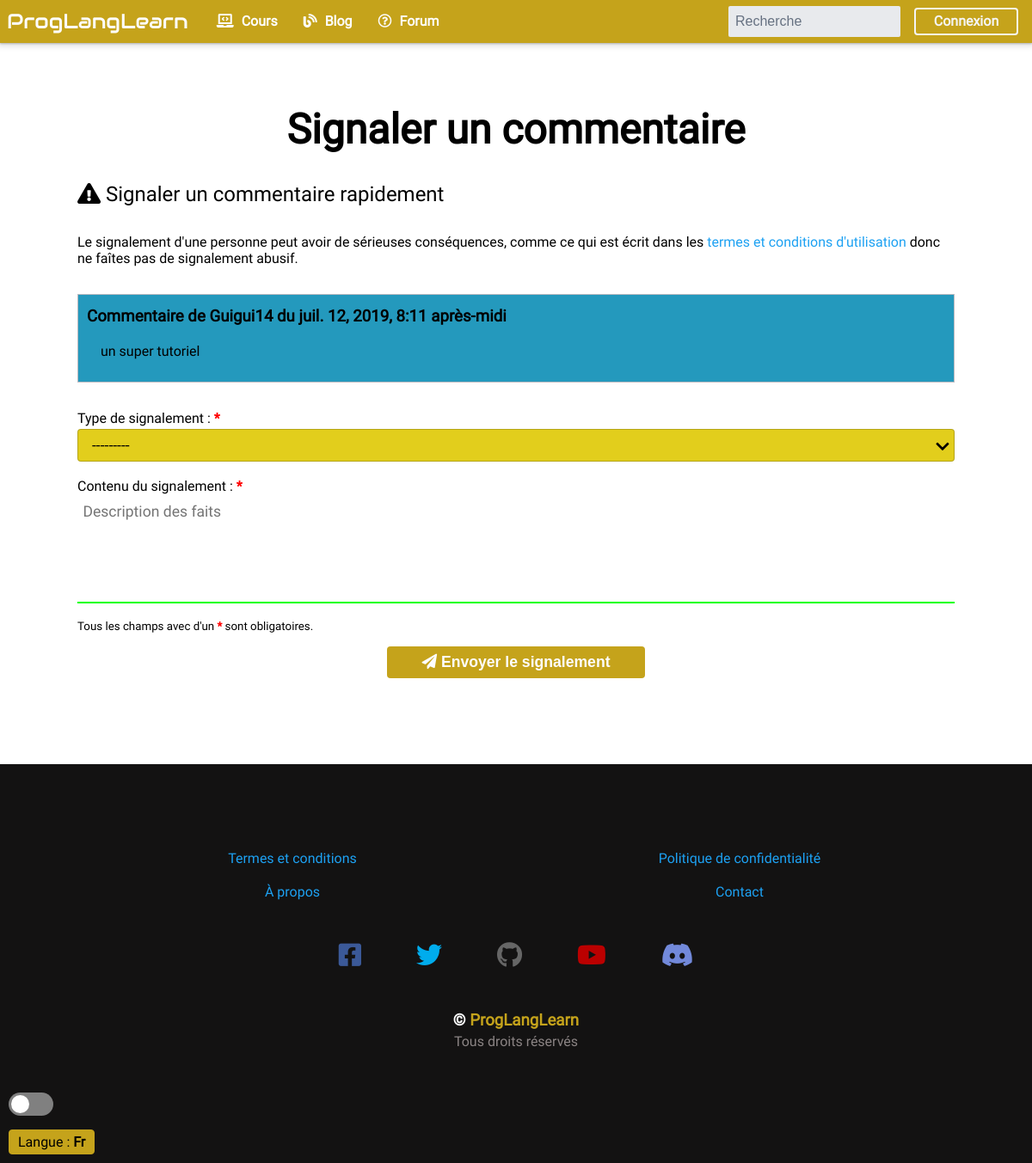
Page /report/4/ on the earlier database version.
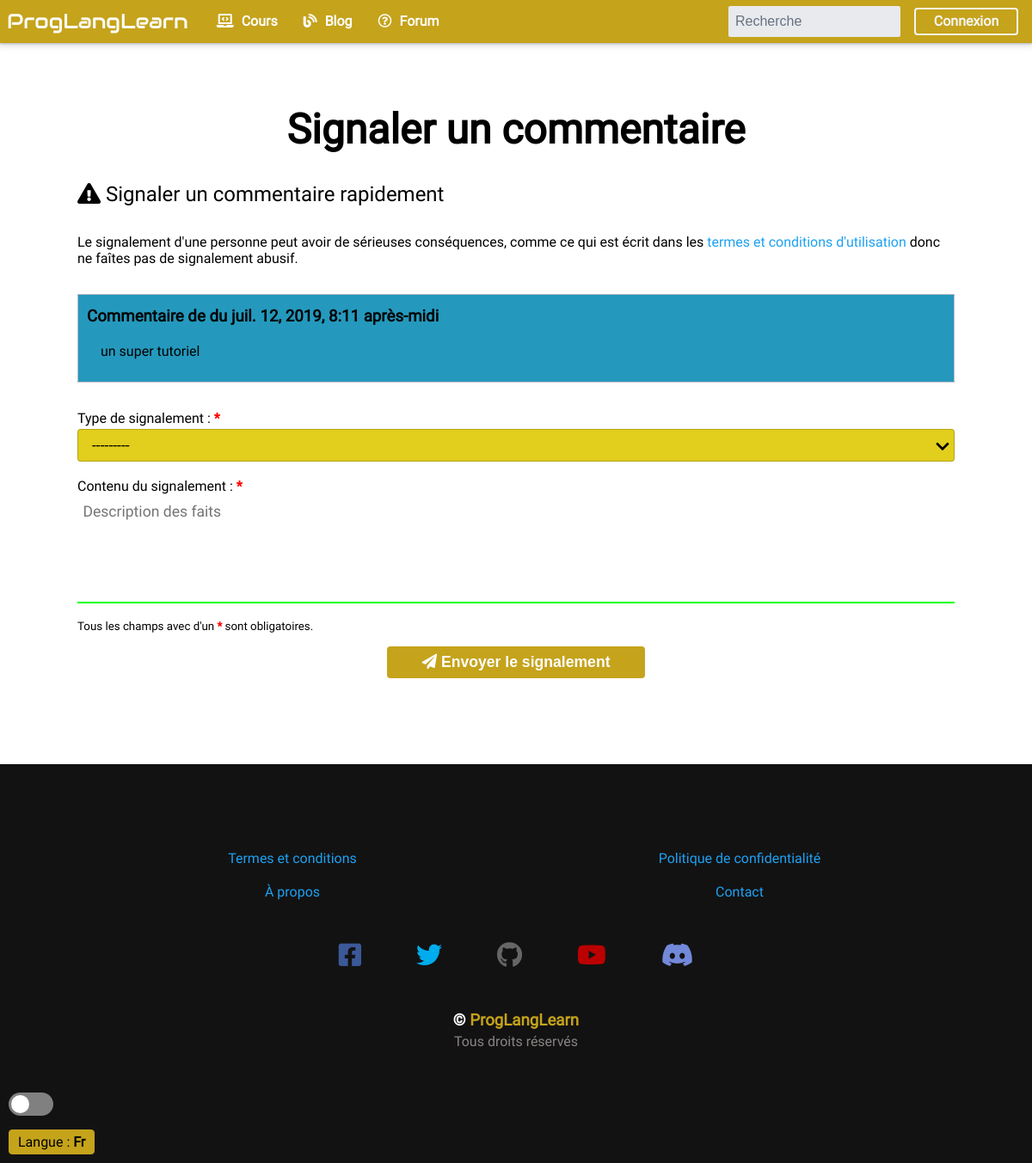
Same page on the later database version.
### main/models.py (models this page shows, shortened)
class Comment(models.Model):
    author = models.ForeignKey(
        User, on_delete=models.SET_NULL, null=True, blank=True, related_name='comments', verbose_name=_("Auteur"))
    content_type = models.ForeignKey(
        ContentType, on_delete=models.CASCADE, verbose_name=_("Modèle de l'objet"))
    object_id = models.PositiveIntegerField(
        verbose_name=_("Identifiant de l'objet"))
    content_object = GenericForeignKey('content_type', 'object_id')
    content = models.TextField(verbose_name=_("Commentaire ou réponse"))
    timestamp = models.DateTimeField(
        auto_now_add=True, verbose_name=_("Date de publication"))
    class Meta:
        ordering = ['-timestamp']
        verbose_name = _("commentaire")

class User(AbstractUser):
    REQUIRED_FIELDS = ['email']
    ip_address = models.GenericIPAddressField(
        verbose_name=_("Adresse IP"), null=True, blank=True)

### main/views.py (the view, shortened to what this page needs)
class CommentReportView(NavbarSearchMixin, View):
    template_name = 'main/report.html'
    def get(self, request, *args, **kwargs):
        return render(request, self.template_name, self.get_context_data(**kwargs))
    def get_context_data(self, **kwargs):
        context = {**kwargs}
        context['navbar_search_form'] = self.form_navbar()
        context['object'] = Comment.objects.get(id=kwargs.get('comment_id'))
        context['form'] = CommentReportForm()
        return context

### main/forms.py
class NavbarSearchForm(forms.Form):
    q = forms.CharField(label=_("Recherche"), widget=forms.TextInput(attrs={
        'id': 'search',
        'placeholder': _("Recherche"),
        'name': 'q'
    }), required=False)

class CommentReportForm(forms.ModelForm):
    class Meta:
        model = CommentReport
        fields = ['type_alert', 'content_alert']
        widgets = {
            'type_alert': forms.Select(),
            'content_alert': forms.Textarea(attrs={'placeholder': _("Description des faits")})
        }

### main/mixins.py (called while the page is built)
    def form_navbar(self):
        form = NavbarSearchForm()
        if form.is_valid():
            form = NavbarSearchForm(q=form.cleaned_data.get('q'))
        return form

### main/templates/main/report.html (shortened to what this page needs)
{% extends 'base.html' %}
{% block main %}
<h1 class="large">Signaler un commentaire</h1>
<p class="lead"><i class="fas fa-exclamation-triangle"></i> Signaler un commentaire rapidement</p>
<div>
    <p>Le signalement d'une personne peut avoir de sérieuses conséquences, comme ce qui est écrit dans les
        <a href="{% url 'main:terms' %}">termes et conditions d'utilisation</a> donc ne faîtes pas de signalement
        abusif.</p>
    <div class="my-2">
        <div class="card card__info">
            <div class="card-container">
                <h3 class="card-title">Commentaire de {{ object.author.username }} du {{ object.timestamp }}</h3>
                <div class="card-content p-1">{{ object.content }}</div>
            </div>
        </div>
    </div>
    <form method="POST" class="form">
        <div class="form-group">
            {{ form.type_alert.label_tag }}&nbsp;<span class="required-input">*</span>
            <div class="custom-select select__warning">
                {{ form.type_alert }}
            </div>
        </div>
        <div class="form-group">
            {{ form.content_alert.label_tag }}&nbsp;<span class="required-input">*</span>
            {{ form.content_alert }}
        </div>
        <small class="d-block mb-1">Tous les champs avec d'un <span class="required-input">*</span> sont
            obligatoires.</small>
        <div class="center-text">
            <button type="submit" class="btn btn__primary btn__large btn__300"><i
                    class="fas fa-paper-plane"></i> Envoyer le signalement</button>
        </div>
    </form>
</div>
{% endblock main %}

### templates/base.html (shortened to what this page needs)
{% load static recaptcha3 i18n %}
<!DOCTYPE html>
<html lang="fr" data-theme="light" class="transition">
<head>
    <link rel="stylesheet" href="https://cdnjs.cloudflare.com/ajax/libs/font-awesome/5.8.2/css/all.min.css" />
    <link rel="stylesheet" href="{% static 'style/css/global.min.css' %}" media="screen" />
</head>
<body>
    {% include 'includes/switchers.html' %}
    <header {% block header_attr %}{% endblock header_attr %}>
        {% include 'includes/navbar.html' %}
    </header>
    <main {% block main_attr %}{% endblock main_attr %} role="main">
        <div class="container">
            {% block main %}{% endblock main %}
        </div>
    </main>
    <footer>
        {% include 'includes/footer.html' %}
    </footer>
</body>
</html>

### templates/includes/loading.html (shortened to what this page needs)
{% load static %}

### templates/includes/switchers.html (shortened to what this page needs)
{% load i18n %}
<div id="version-switcher">
    <label class="switch-label" for="switch">Light/Dark toggle</label>
    <ul class="languages-switcher">
        {% get_current_language as CURRENT_LANGUAGE %}
        <li class="current" title="{% trans 'Cliquez sur les liens pour changer de langue' %}">
            <span>{% trans 'Langue' %} : <strong>{{ CURRENT_LANGUAGE|title }}</strong></span>
        </li>
    </ul>
</div>

### templates/includes/navbar.html (shortened to what this page needs)
{% load static cart_template_tags %}
<nav id="main-navbar" class="navbar navbar__primary navbar__fixed">
    <div class="navbar-logo">
        <a href="{% url 'main:index' %}" title="Retour à l'accueil">ProgLangLearn</a>
    </div>
    <ul class="navbar-links">
        <li class="navbar-item">
            <a {% if activate == 'list' %}class="active"{% endif %} href="{% url 'courses:list' %}"><i class="fas fa-laptop-code"></i> Cours</a>
        </li>
        <li class="navbar-item">
            <a {% if activate == 'article-list' %}class="active"{% endif %} href="{% url 'articles:list' %}"><i class="fas fa-blog"></i> Blog</a>
        </li>
        <li class="navbar-item">
            <a href="pages/forum_list.html"><i class="far fa-question-circle"></i> Forum</a>
        </li>
    </ul>
    <div class="navbar-search-expandable" id="expand-search">
        <form action="{% url 'main:search' %}" method="get">
            {{ navbar_search_form.q }}
        </form>
    </div>
    <div class="navbar-changeable">
        {% if not user.is_authenticated %}
            <a href="{% url 'accounts:login' %}" class="btn btn__outline__light mr-1">Connexion</a>
        {% endif %}
    </div>
</nav>

### templates/includes/footer.html
{% load i18n %}
<div class="container pt-4 pb-3">
    <div class="important-links">
        <a href="{% url 'main:terms' %}">{% trans 'Termes et conditions' %}</a>
        <a href="{% url 'main:privacy' %}">{% trans 'Politique de confidentialité' %}</a>
        <a href="{% url 'main:about' %}">{% trans 'À propos' %}</a>
        <a href="{% url 'main:contact' %}">{% trans 'Contact' %}</a>
    </div>
    <div class="social-media my-2">
        <a href="#" title="Facebook"><i class="fab fa-facebook-square"></i></a>
        <a href="#" title="Twitter"><i class="fab fa-twitter"></i></a>
        <a href="#" title="Github"><i class="fab fa-github"></i></a>
        <a href="#" title="Youtube"><i class="fab fa-youtube"></i></a>
        <a href="#" title="Discord"><i class="fab fa-discord"></i></a>
    </div>
    <div class="copyright">
        <h3>
            &copy; <a href="{% url 'main:index' %}" class="primary-color">ProgLangLearn</a>
        </h3>
        <p class="mt-0">{% trans 'Tous droits réservés' %}</p>
    </div>
</div>

Differences in the rows shown:
changed Comment "un super tutoriel": author.username "Guigui14" → (not shown)
